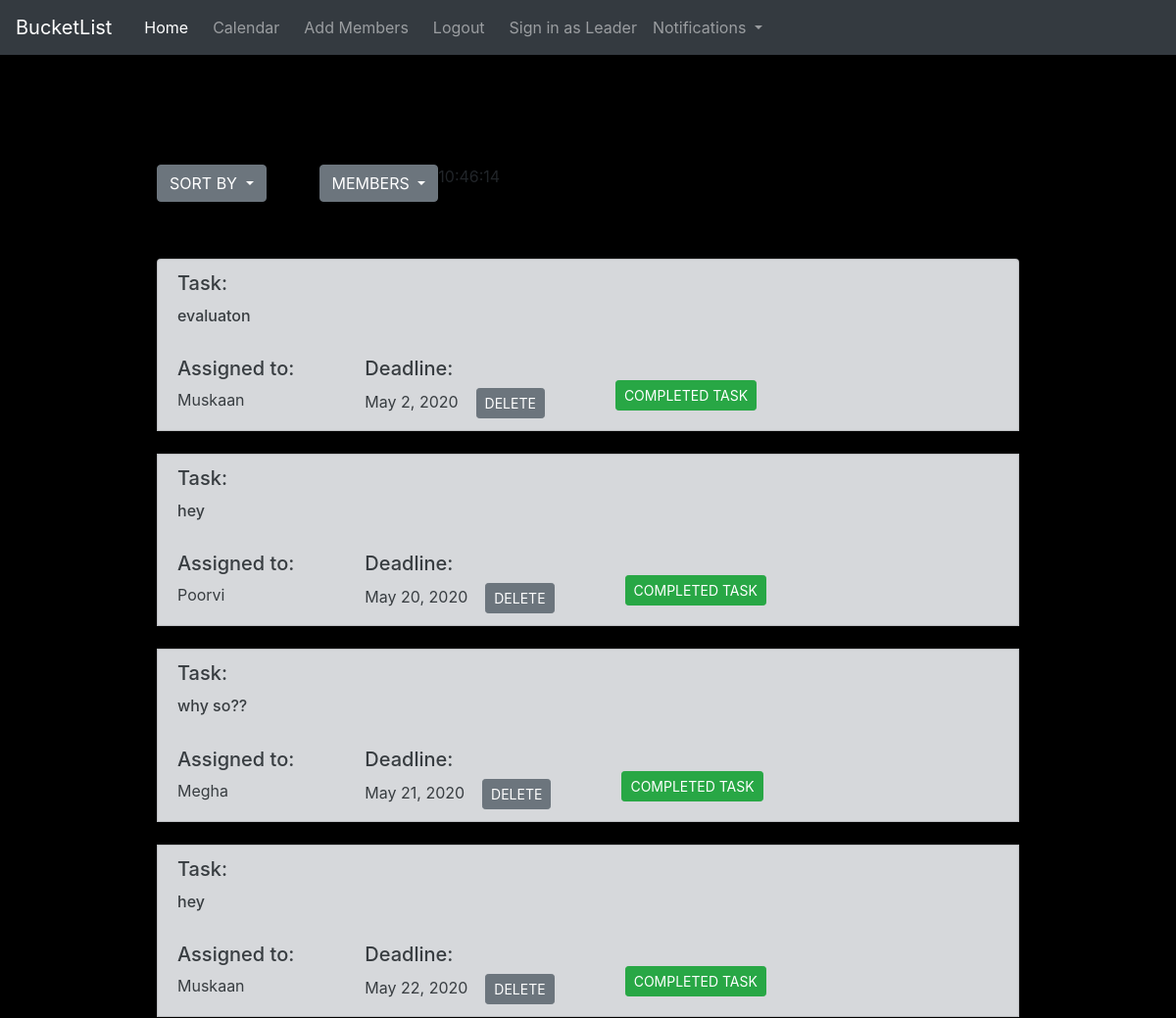
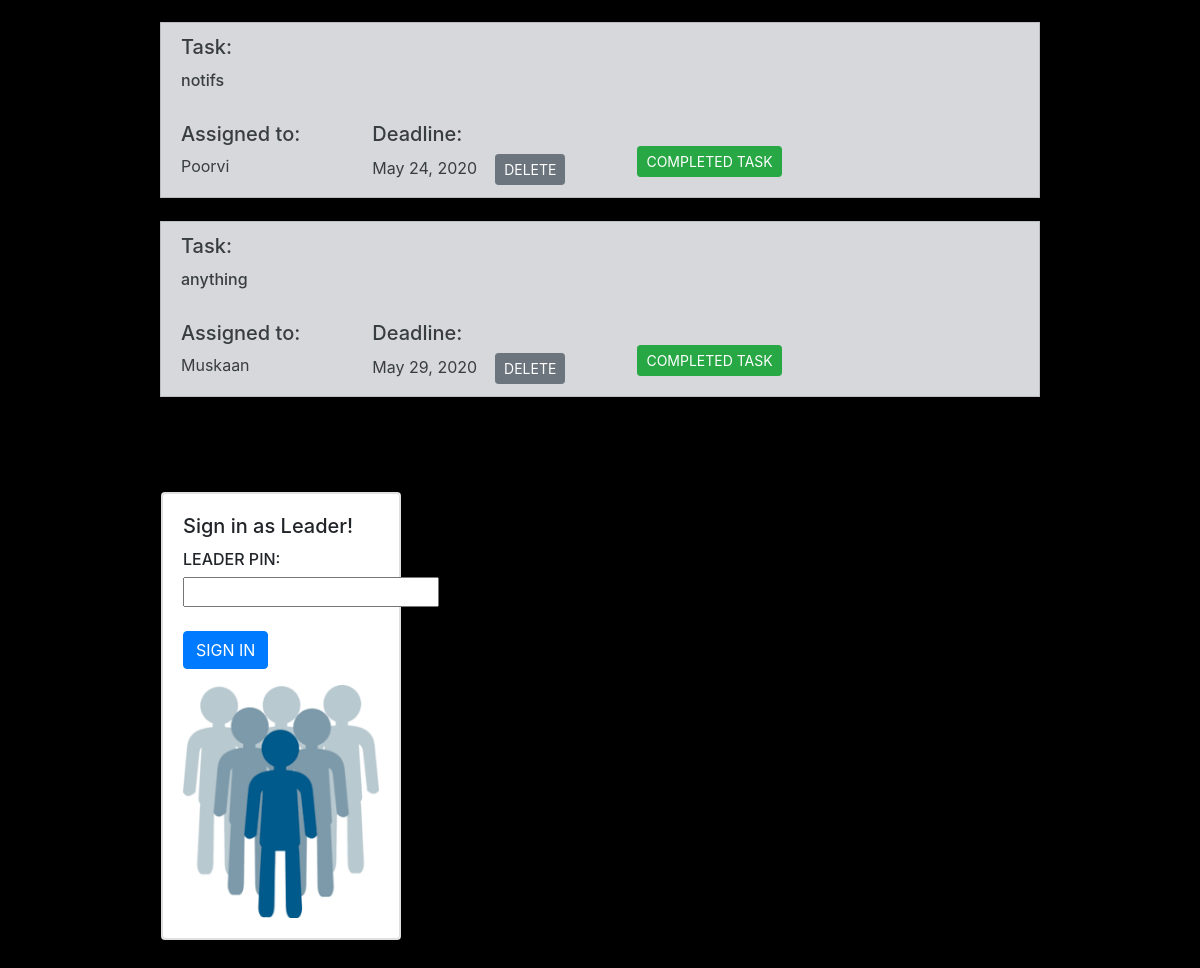
/sort1/ (signed in), run on the app's committed database (2 pictures, top to bottom).
### BucketList/models.py (models this page shows)
class ListItem(models.Model):
	team = models.ForeignKey(User,on_delete=models.CASCADE,blank=True,null=True)
	content = models.CharField(max_length=500,blank=True,null=True,default=None)
	deadline = models.DateField()
	member = models.CharField(max_length=100,blank=True,null=True)
	status=models.TextField(max_length=20,default="Incomplete")

### BucketList/views.py (the view)
# urls.py: path('sort1/',sortbydead,name="sortbydead"),
def sortbydead(request):
	all_member= Profile.objects.filter(memberid__id=request.user.id)
	TeamLeader= Leader.objects.filter(leaderid__id=request.user.id)
	stuff = ListItem.objects.filter(team__id=request.user.id)
	allitems = stuff.filter(status="Incomplete")
	all_items = allitems.order_by('deadline')
	return render(request,'BucketList/home.html',{'all':all_items,'all_members':all_member,'notifs':stuff,'teamleader':TeamLeader})

### BucketList/Templates/BucketList/home.html (shortened to what this page needs)
<DOCTYPE! html>
<html>
<head>
  <link rel="stylesheet" href="https://maxcdn.bootstrapcdn.com/bootstrap/4.0.0/css/bootstrap.min.css">
  <link rel="stylesheet" href="https://maxcdn.bootstrapcdn.com/bootstrap/4.0.0/css/bootstrap.min.css">
  <link rel="stylesheet" href="stylehome.css">
</head>
<section><nav class="navbar navbar-expand-lg navbar-light bg-light navbar navbar-dark bg-dark">
  <a class="navbar-brand" href="/">BucketList</a>
  <div class="collapse navbar-collapse" id="navbarSupportedContent">
    <ul class="navbar-nav mr-auto">
      <li class="nav-item active">
        <a class="nav-link" href="/">Home <span class="sr-only">(current)</span></a>
      </li>&nbsp;&nbsp;
      <li class="nav-item">
        <a class="nav-link" href="{% url 'BucketList:Calendar' %}">Calendar</a>
      </li>&nbsp;&nbsp;
      {% if user.is_authenticated %}
      <li class="nav-item">
        <button type="button" class="nav-link bg-dark" style="padding: none;border: none" onclick="document.getElementById('ADDMEM')" data-toggle="modal" data-target="#examplemodal">
  Add Members
</button></li>
      <li class="nav-item">
        <a class="nav-link " href="{% url 'logout' %}">Logout</a>
      </li>&nbsp;&nbsp;{% if not leadsignedin %}
      <li class="nav-item">
        <a class="nav-link" href="#signasleader">Sign in as Leader</a>
      </li>{% endif %}
      {% endif %}
{% if user.is_authenticated %}
  <li class="nav-item dropdown">
        <a class="nav-link dropdown-toggle " href="#" id="navbarDropdown" role="button" data-toggle="dropdown" aria-haspopup="true" aria-expanded="false">
        Notifications
        </a>
      </li>
{% endif %}
    </ul>
  </div>
</nav>
</section>
<body style=" background:black; box-sizing: border-box ;background-attachment: fixed; background-repeat: no-repeat; background-size: cover;" style="background-position: center;">
<div style="margin-left: 10rem; margin-right: 10rem; margin-top: 7rem;">
{% if user.is_authenticated %}
{% if not leadsignedin %}
<div class="dropdown" style="float: left">
  <button class="btn btn-secondary dropdown-toggle" type="button" id="dropdownMenuButton" data-toggle="dropdown" aria-haspopup="true" aria-expanded="false">
    SORT BY
  </button>
</div>
<div style="float: left">
</div>{% endif %}
<div class="dropdown" style="float: left" >
  <button class="btn btn-secondary dropdown-toggle" type="button" id="dropdownMenuButton" data-toggle="dropdown" aria-haspopup="true" aria-expanded="false">
    MEMBERS
  </button>
</div>
<div id="clock"></div>
<br>
<br>
<br>
  <ul class="list-group">
  {% if all %}
  {% for item in all %}
  <li class="list-group-item list-group-item-action list-group-item-secondary" >
  <h5 class="card-title">Task:</h5>
  <h6 class="card-text">{{ item.content }}</h6>
  <br>
  <div style="float: left"><h5>Assigned to:</h5>{{ item.member }}&nbsp;&nbsp;</div>
  <div style="float: left;">&nbsp;&nbsp;&nbsp;&nbsp;&nbsp;&nbsp;&nbsp;&nbsp;&nbsp;&nbsp;&nbsp;&nbsp;&nbsp;&nbsp;&nbsp;&nbsp;</div>
  <div style="float: left"><h5>Deadline:</h5> {{ item.deadline }} <form action="/delete/{{ item.id }}/" method="post" style="display:inline">
    <input class="btn btn-secondary btn-sm" type="submit" value="DELETE">
    </form></div><br>
    {% if not leadsignedin %}
    <div style="float: left;">&nbsp;&nbsp;&nbsp;&nbsp;&nbsp;&nbsp;&nbsp;&nbsp;&nbsp;&nbsp;&nbsp;&nbsp;&nbsp;&nbsp;&nbsp;&nbsp;</div>
    <div style="float: left"><form action="/complete/{{ item.id }}/" method="post" style="display:inline">{% csrf_token %}<input class="btn btn-success btn-secondary btn-sm" type="submit" value="COMPLETED TASK">
  </form></div>{% endif %}
  </li><br>
  {% endfor %}
  {% else %}
  <p class="display-4" style="margin-top: 10px; color: DimGrey;font-weight: 500">No Task Pending! WOHOO!</p>
  {% endif %}
  <br>
  </ul>
<br>
<br>
{% if not leadsignedin and teamleader %}
<div class="row">
    <div style="float: left;margin-left: 1rem; margin-bottom: 2rem;">
      <div class="card" style="width: 15rem; height: 28rem;" style="float: left">
  <div class="card">
    <div class="card-body">
      <h5 class="card-title">Sign in as Leader!</h5>
        <form id="signasleader" name="signleader" action="/signasleader/" onsubmit="return ValidateSignIn()" method="post">{% csrf_token %}
        <h6>LEADER PIN:</h6><input type="text" name="leaderpin"><br><br>
        <input class="btn btn-primary" type="submit" value="SIGN IN" >
        </form> <img class="card-img-top" >
    </div>
  </div>
</div>
</div>
</div>
{% endif %}
      {% endif %}
</div>
</body>
</html>

### data on the page
ListItem: content "evaluaton", member "Muskaan", deadline "May 2, 2020"
ListItem: content "hey", member "Poorvi", deadline "May 20, 2020"
ListItem: content "why so??", member "Megha", deadline "May 21, 2020"
ListItem: content "hey", member "Muskaan", deadline "May 22, 2020"
ListItem: content "notifs", member "Poorvi", deadline "May 24, 2020"
ListItem: content "anything", member "Muskaan", deadline "May 29, 2020"
